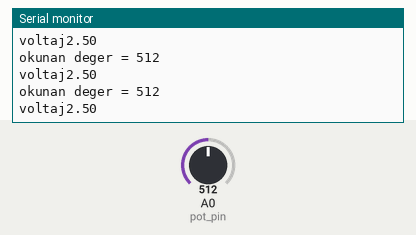
A sketch run on a simulated Arduino Uno, built with avr-gcc and run on an emulated ATmega328P. On the bench: the last lines printed to the serial monitor. The test bench sets the inputs (shaded band); at power-on: A0 (pot_pin) = 512.

Above: at 1.2 s.
1.3 s: A0 (pot_pin) set to 716
At 1.4 s:
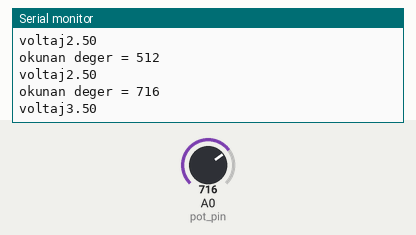
2.8 s: A0 (pot_pin) set to 900
At 2.81 s:
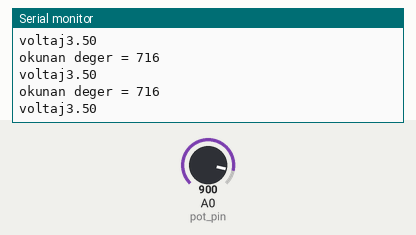
Timing chart, 0 to 5.8 s (numbered marks = the images above; inputs shaded):
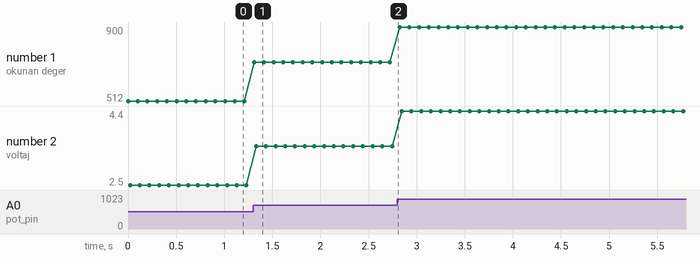

The sketch:

12.AnalogGiris_10bitADC.ino
```cpp
const int pot_pin = A0;
//Analog girisler otomatikman input olarak tanimlidir
//tekrar pin Mode yazmaya gerek yoktur

int gelen_veri;
void setup() {
  Serial.begin(9600);

}

void loop() {
  gelen_veri = analogRead(pot_pin);
  Serial.print("okunan deger = ");
  Serial.println(gelen_veri);
  Serial.print("voltaj");
  Serial.println(gelen_veri*5/1023.0);
  delay(100);
}
```

Measured:
- after the input at 1.3 s, the serial monitor: prints a new line at once (image 1)
- plotted number 1: 512 → 716 after the input at 1.3 s, 716 → 900 after the input at 2.8 s
- plotted number 2: 2.5 → 3.5 after the input at 1.3 s, 3.5 → 4.4 after the input at 2.8 s
